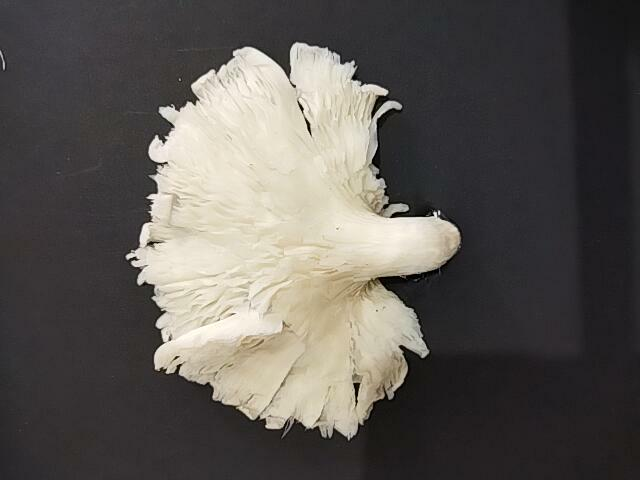
%> input picture Data_training/A1_12.4442 cm.jpg, 640 x 480 px; its folder holds 4 pictures in this run
$ octave pengujian.m   (GNU Octave 9; MATLAB toolbox functions it lacks are replaced by stand-ins)
%> lines starting %> are read from the running program, lines starting %| are printed output that depends on the picture
clc; clear; close all; warning off all;

%menetapkan nama folder
nama_folder = 'Data_training';
%membaca file berekstensi .jpg
nama_file = dir(fullfile(nama_folder,'*.jpg'));
%membaca jumlah file berekstensi .jpg
jumlah_file = numel(nama_file);

%melakukan inisialisasi variabel data training
data_training = zeros(jumlah_file,2);

%melakukan pengolahan citra terhadap seluruh file
for n = 1:jumlah_file
    %membaca file citra RGB
    Img = imread(fullfile(nama_folder,nama_file(n).name));
%> Img is the input picture: size 480x640x3 uint8; mean R, G, B 92.5, 88.5, 84.1
    %figure, imshow(Img)

    %konversi citra RGB menjadi citra Grayscale
    Img_gray = rgb2gray(Img);
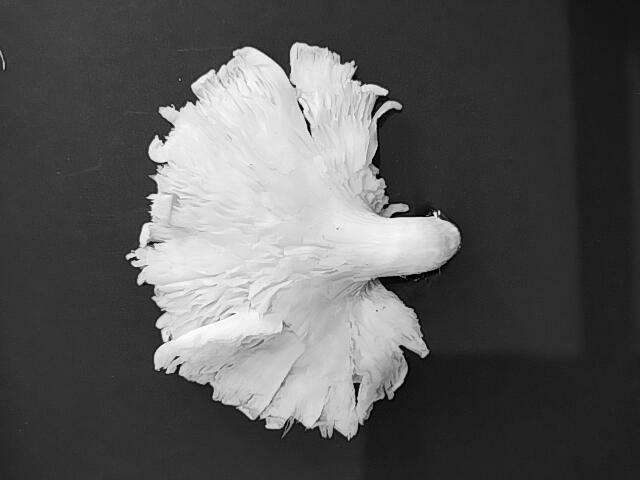
%> Img_gray: size 480x640 uint8; min 0, max 254, mean 89.2
    %figure, imshow(Img_gray)

    %melakukan ekstraksi ciri tekstur menggunakan metode GLCM
    pixel_dist = 1;
    %membentuk matriks kookurensi
    GLCM = graycomatrix(Img_gray,'Offset',[0 pixel_dist; -pixel_dist pixel_dist; pixel_dist 0; -pixel_dist -pixel_dist]);
    stats = graycoprops(GLCM,'Correlation','Energy');
%> stats = {Correlation [0.988 0.982 0.988 0.982], Energy [0.341 0.332 0.341 0.331]}

    Correlation = mean(stats.Correlation);
%> Correlation = 0.985
    Energy = mean(stats.Energy);
%> Energy = 0.336
%> pass 3 of the loop `for n = 1:jumlah_file`:
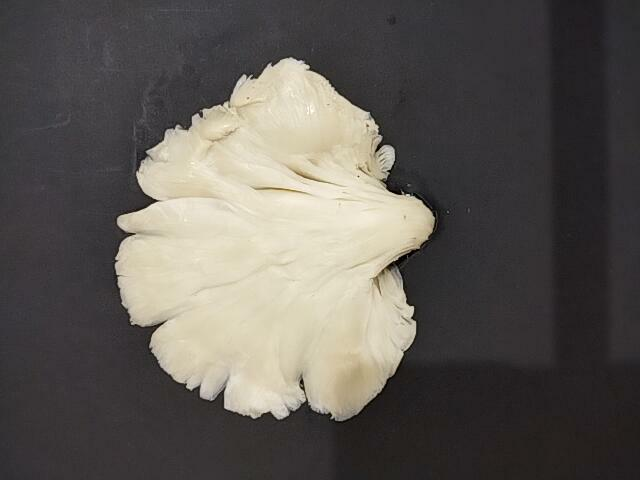
%> input picture Data_training/A3_12.0644 cm.jpg, 640 x 480 px
%> Img is the input picture: size 480x640x3 uint8; mean R, G, B 94.6, 90.3, 85.2
%> `Img_gray = rgb2gray(Img);`:
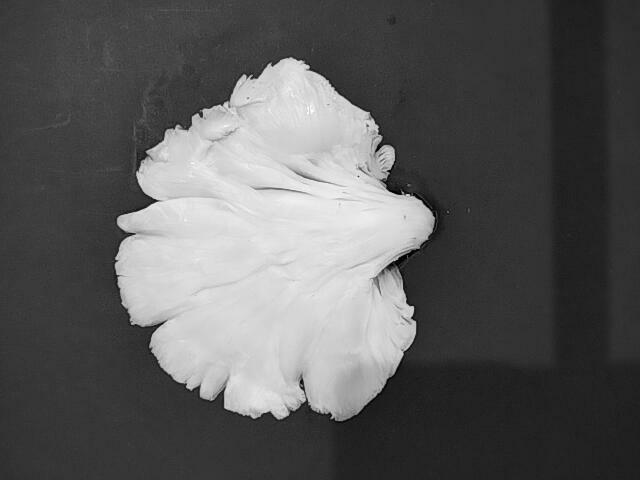
%> Img_gray: size 480x640 uint8; min 0, max 253, mean 91
%> stats = {Correlation [0.991 0.986 0.991 0.986], Energy [0.429 0.42 0.429 0.419]}
%> Energy = 0.424
%> the loop made 4 passes; the first 3 are shown

    %menyusun variabel data training
    data_training(n,1) = Correlation;
    data_training(n,2) = Energy;
end

%menetapkan target training
target_training = cell(jumlah_file, 1);
%> target_training = {[], [], [], []}
for n = 1:7
    target_training{n} = 'baik';
end
%> after the loop, target_training = {'baik', 'baik', 'baik', 'baik', 'baik', 'baik', 'baik'}

for n = 8:14
    target_training{n} = 'buruk';
end
%> after the loop, target_training = 14 items

%memanggil variabel mdl hasil pelatihan
load Mdl

%membaca kelas keluaran hasil pengtrainingan
%> (the run ends here)
